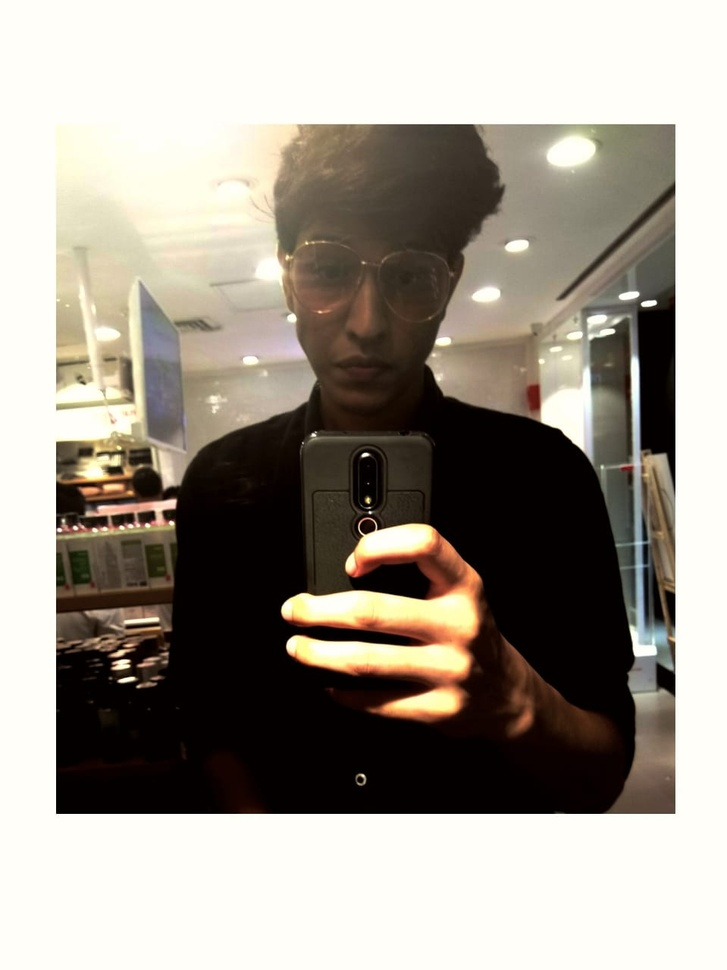
#> input picture img.jpeg, 727 x 970 px, shrunk from 959 x 1280 before the run
$ python thresholding.py
#> lines starting #> are read from the running program, lines starting #| are printed output that depends on the picture
import cv2


img=cv2.imread("img.jpeg")
#> img is the input picture: shape (970, 727, 3); mean B, G, R 141.9, 151.8, 158.5


(_,thresh)=cv2.threshold(img,185,255,cv2.THRESH_BINARY_INV)
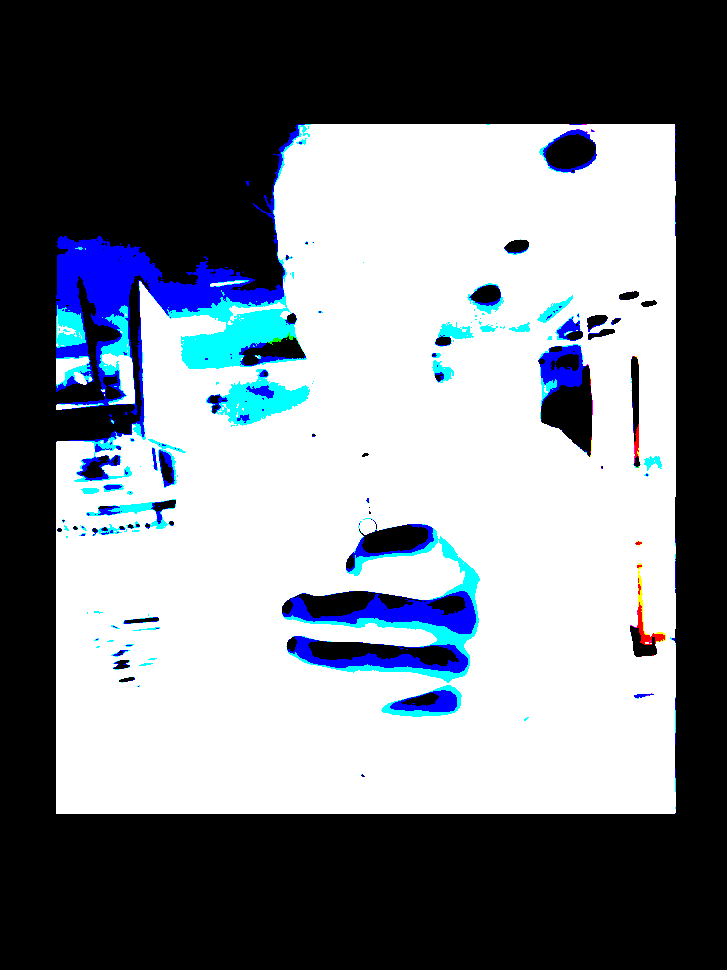
#> thresh: shape (970, 727, 3); mean B, G, R 135.7, 127.9, 121.6

cv2.imshow("im",thresh)
cv2.waitKey(0)
